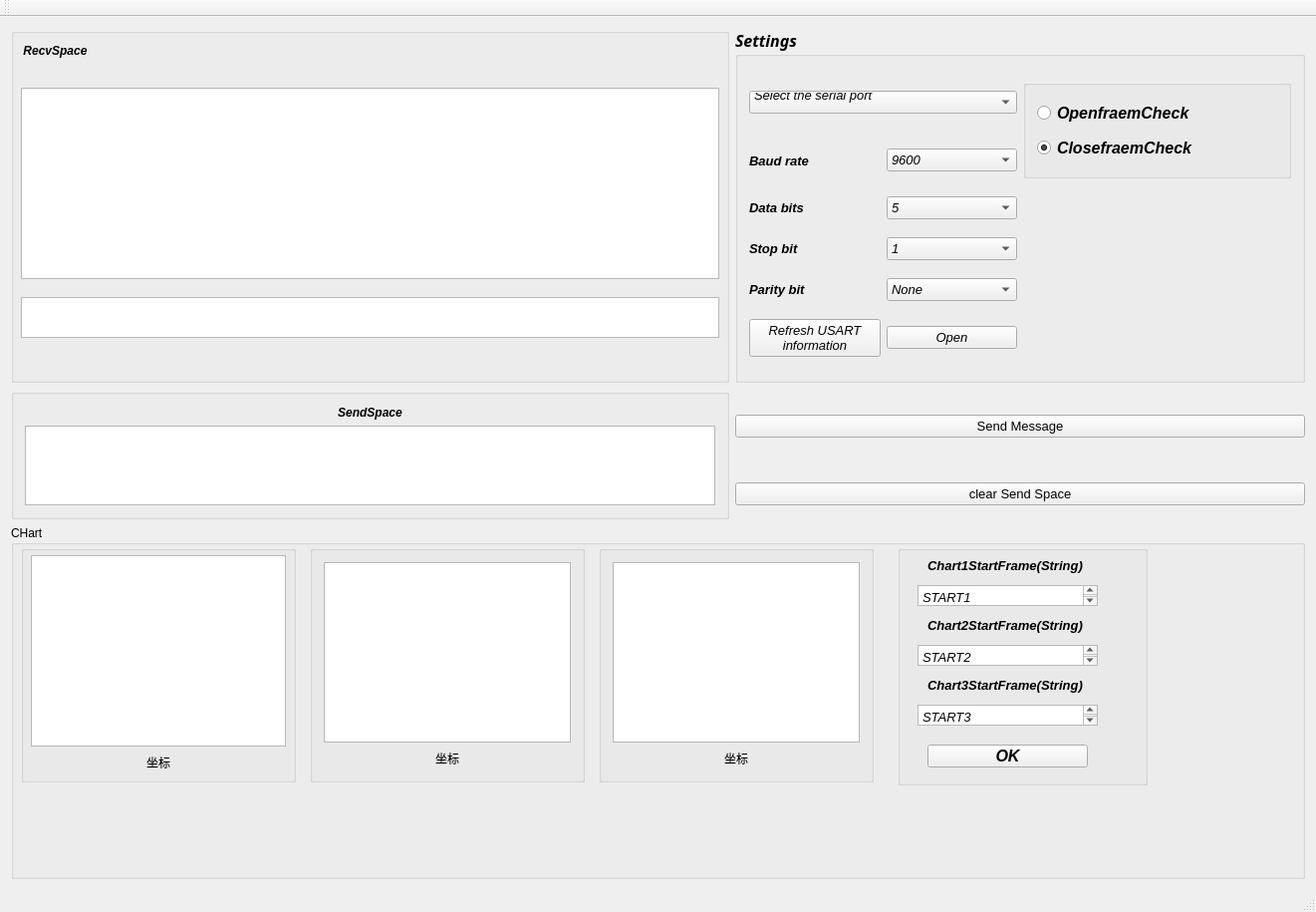
<?xml version="1.0" encoding="UTF-8"?>
<ui version="4.0">
 <class>MySoftware</class>
 <widget class="QMainWindow" name="MySoftware">
  <property name="geometry">
   <rect>
    <x>0</x>
    <y>0</y>
    <width>1321</width>
    <height>915</height>
   </rect>
  </property>
  <property name="windowTitle">
   <string>MySoftware</string>
  </property>
  <widget class="QWidget" name="centralWidget">
   <layout class="QGridLayout" name="gridLayout">
    <item row="3" column="0" colspan="2">
     <widget class="QGroupBox" name="groupBox_9">
      <property name="minimumSize">
       <size>
        <width>931</width>
        <height>301</height>
       </size>
      </property>
      <property name="title">
       <string>CHart</string>
      </property>
      <widget class="QGroupBox" name="groupBox_10">
       <property name="geometry">
        <rect>
         <x>300</x>
         <y>20</y>
         <width>276</width>
         <height>238</height>
        </rect>
       </property>
       <property name="minimumSize">
        <size>
         <width>276</width>
         <height>238</height>
        </size>
       </property>
       <property name="maximumSize">
        <size>
         <width>276</width>
         <height>238</height>
        </size>
       </property>
       <property name="title">
        <string/>
       </property>
       <layout class="QGridLayout" name="gridLayout_5">
        <item row="0" column="0">
         <widget class="QChartView" name="VDetectGGraph_2"/>
        </item>
        <item row="1" column="0">
         <widget class="QLabel" name="VDetectCoord_2">
          <property name="minimumSize">
           <size>
            <width>141</width>
            <height>20</height>
           </size>
          </property>
          <property name="text">
           <string>&lt;html&gt;&lt;head/&gt;&lt;body&gt;&lt;p align=&quot;center&quot;&gt;坐标&lt;/p&gt;&lt;/body&gt;&lt;/html&gt;</string>
          </property>
         </widget>
        </item>
       </layout>
      </widget>
      <widget class="QGroupBox" name="groupBox_11">
       <property name="geometry">
        <rect>
         <x>590</x>
         <y>20</y>
         <width>276</width>
         <height>238</height>
        </rect>
       </property>
       <property name="minimumSize">
        <size>
         <width>276</width>
         <height>238</height>
        </size>
       </property>
       <property name="maximumSize">
        <size>
         <width>276</width>
         <height>238</height>
        </size>
       </property>
       <property name="title">
        <string/>
       </property>
       <layout class="QGridLayout" name="gridLayout_6">
        <item row="0" column="0">
         <widget class="QChartView" name="VDetectGGraph_3"/>
        </item>
        <item row="1" column="0">
         <widget class="QLabel" name="VDetectCoord_3">
          <property name="minimumSize">
           <size>
            <width>121</width>
            <height>20</height>
           </size>
          </property>
          <property name="text">
           <string>&lt;html&gt;&lt;head/&gt;&lt;body&gt;&lt;p align=&quot;center&quot;&gt;坐标&lt;/p&gt;&lt;/body&gt;&lt;/html&gt;</string>
          </property>
         </widget>
        </item>
       </layout>
      </widget>
      <widget class="QGroupBox" name="groupBox_12">
       <property name="geometry">
        <rect>
         <x>10</x>
         <y>20</y>
         <width>276</width>
         <height>238</height>
        </rect>
       </property>
       <property name="title">
        <string/>
       </property>
       <widget class="QLabel" name="VDetectCoord_1">
        <property name="geometry">
         <rect>
          <x>10</x>
          <y>208</y>
          <width>256</width>
          <height>20</height>
         </rect>
        </property>
        <property name="minimumSize">
         <size>
          <width>131</width>
          <height>20</height>
         </size>
        </property>
        <property name="maximumSize">
         <size>
          <width>256</width>
          <height>20</height>
         </size>
        </property>
        <property name="text">
         <string>&lt;html&gt;&lt;head/&gt;&lt;body&gt;&lt;p align=&quot;center&quot;&gt;坐标&lt;/p&gt;&lt;/body&gt;&lt;/html&gt;</string>
        </property>
       </widget>
       <widget class="QChartView" name="VDetectGGraph_1">
        <property name="geometry">
         <rect>
          <x>10</x>
          <y>10</y>
          <width>256</width>
          <height>192</height>
         </rect>
        </property>
       </widget>
      </widget>
      <widget class="QGroupBox" name="groupBox_13">
       <property name="geometry">
        <rect>
         <x>890</x>
         <y>20</y>
         <width>251</width>
         <height>241</height>
        </rect>
       </property>
       <property name="minimumSize">
        <size>
         <width>251</width>
         <height>231</height>
        </size>
       </property>
       <property name="font">
        <font>
         <family>Nirmala UI</family>
         <pointsize>12</pointsize>
         <italic>true</italic>
         <bold>true</bold>
        </font>
       </property>
       <property name="title">
        <string/>
       </property>
       <widget class="QTextEdit" name="Chart2StartFrame">
        <property name="geometry">
         <rect>
          <x>20</x>
          <y>100</y>
          <width>181</width>
          <height>21</height>
         </rect>
        </property>
        <property name="font">
         <font>
          <family>Nirmala UI</family>
          <pointsize>10</pointsize>
          <italic>false</italic>
          <bold>false</bold>
         </font>
        </property>
        <property name="mouseTracking">
         <bool>true</bool>
        </property>
        <property name="html">
         <string>&lt;!DOCTYPE HTML PUBLIC &quot;-//W3C//DTD HTML 4.0//EN&quot; &quot;http://www.w3.org/TR/REC-html40/strict.dtd&quot;&gt;
&lt;html&gt;&lt;head&gt;&lt;meta name=&quot;qrichtext&quot; content=&quot;1&quot; /&gt;&lt;meta charset=&quot;utf-8&quot; /&gt;&lt;style type=&quot;text/css&quot;&gt;
p, li { white-space: pre-wrap; }
hr { height: 1px; border-width: 0; }
li.unchecked::marker { content: &quot;\2610&quot;; }
li.checked::marker { content: &quot;\2612&quot;; }
&lt;/style&gt;&lt;/head&gt;&lt;body style=&quot; font-family:'Nirmala UI'; font-size:10pt; font-weight:400; font-style:normal;&quot;&gt;
&lt;p style=&quot; margin-top:0px; margin-bottom:0px; margin-left:0px; margin-right:0px; -qt-block-indent:0; text-indent:0px;&quot;&gt;&lt;span style=&quot; font-family:'Agency FB','Nirmala UI','Agency FB'; font-style:italic;&quot;&gt;START2&lt;/span&gt;&lt;/p&gt;&lt;/body&gt;&lt;/html&gt;</string>
        </property>
       </widget>
       <widget class="QLabel" name="label_19">
        <property name="geometry">
         <rect>
          <x>30</x>
          <y>70</y>
          <width>181</width>
          <height>20</height>
         </rect>
        </property>
        <property name="font">
         <font>
          <family>Nirmala UI</family>
          <pointsize>10</pointsize>
          <italic>true</italic>
          <bold>true</bold>
         </font>
        </property>
        <property name="text">
         <string>Chart2StartFrame(String)</string>
        </property>
       </widget>
       <widget class="QLabel" name="label_20">
        <property name="geometry">
         <rect>
          <x>30</x>
          <y>10</y>
          <width>181</width>
          <height>20</height>
         </rect>
        </property>
        <property name="font">
         <font>
          <family>Nirmala UI</family>
          <pointsize>10</pointsize>
          <italic>true</italic>
          <bold>true</bold>
         </font>
        </property>
        <property name="text">
         <string>Chart1StartFrame(String)</string>
        </property>
       </widget>
       <widget class="QTextEdit" name="Chart1StartFrame">
        <property name="geometry">
         <rect>
          <x>20</x>
          <y>40</y>
          <width>181</width>
          <height>21</height>
         </rect>
        </property>
        <property name="font">
         <font>
          <family>Nirmala UI</family>
          <pointsize>10</pointsize>
          <italic>true</italic>
          <bold>true</bold>
         </font>
        </property>
        <property name="html">
         <string>&lt;!DOCTYPE HTML PUBLIC &quot;-//W3C//DTD HTML 4.0//EN&quot; &quot;http://www.w3.org/TR/REC-html40/strict.dtd&quot;&gt;
&lt;html&gt;&lt;head&gt;&lt;meta name=&quot;qrichtext&quot; content=&quot;1&quot; /&gt;&lt;meta charset=&quot;utf-8&quot; /&gt;&lt;style type=&quot;text/css&quot;&gt;
p, li { white-space: pre-wrap; }
hr { height: 1px; border-width: 0; }
li.unchecked::marker { content: &quot;\2610&quot;; }
li.checked::marker { content: &quot;\2612&quot;; }
&lt;/style&gt;&lt;/head&gt;&lt;body style=&quot; font-family:'Nirmala UI'; font-size:10pt; font-weight:700; font-style:italic;&quot;&gt;
&lt;p style=&quot; margin-top:0px; margin-bottom:0px; margin-left:0px; margin-right:0px; -qt-block-indent:0; text-indent:0px;&quot;&gt;&lt;span style=&quot; font-family:'Agency FB','Agency FB'; font-weight:400;&quot;&gt;START1&lt;/span&gt;&lt;/p&gt;&lt;/body&gt;&lt;/html&gt;</string>
        </property>
       </widget>
       <widget class="QLabel" name="label_21">
        <property name="geometry">
         <rect>
          <x>30</x>
          <y>130</y>
          <width>181</width>
          <height>20</height>
         </rect>
        </property>
        <property name="font">
         <font>
          <family>Nirmala UI</family>
          <pointsize>10</pointsize>
          <italic>true</italic>
          <bold>true</bold>
         </font>
        </property>
        <property name="text">
         <string>Chart3StartFrame(String)</string>
        </property>
       </widget>
       <widget class="QTextEdit" name="Chart3StartFrame">
        <property name="geometry">
         <rect>
          <x>20</x>
          <y>160</y>
          <width>181</width>
          <height>21</height>
         </rect>
        </property>
        <property name="font">
         <font>
          <family>Nirmala UI</family>
          <pointsize>10</pointsize>
          <italic>false</italic>
          <bold>false</bold>
         </font>
        </property>
        <property name="mouseTracking">
         <bool>true</bool>
        </property>
        <property name="html">
         <string>&lt;!DOCTYPE HTML PUBLIC &quot;-//W3C//DTD HTML 4.0//EN&quot; &quot;http://www.w3.org/TR/REC-html40/strict.dtd&quot;&gt;
&lt;html&gt;&lt;head&gt;&lt;meta name=&quot;qrichtext&quot; content=&quot;1&quot; /&gt;&lt;meta charset=&quot;utf-8&quot; /&gt;&lt;style type=&quot;text/css&quot;&gt;
p, li { white-space: pre-wrap; }
hr { height: 1px; border-width: 0; }
li.unchecked::marker { content: &quot;\2610&quot;; }
li.checked::marker { content: &quot;\2612&quot;; }
&lt;/style&gt;&lt;/head&gt;&lt;body style=&quot; font-family:'Nirmala UI'; font-size:10pt; font-weight:400; font-style:normal;&quot;&gt;
&lt;p style=&quot; margin-top:0px; margin-bottom:0px; margin-left:0px; margin-right:0px; -qt-block-indent:0; text-indent:0px;&quot;&gt;&lt;span style=&quot; font-family:'Agency FB','Nirmala UI','Agency FB'; font-style:italic;&quot;&gt;START3&lt;/span&gt;&lt;/p&gt;&lt;/body&gt;&lt;/html&gt;</string>
        </property>
       </widget>
       <widget class="QPushButton" name="SetChartFrame">
        <property name="geometry">
         <rect>
          <x>30</x>
          <y>200</y>
          <width>161</width>
          <height>23</height>
         </rect>
        </property>
        <property name="text">
         <string>OK</string>
        </property>
       </widget>
      </widget>
     </widget>
    </item>
    <item row="1" column="1">
     <widget class="QPushButton" name="SendSerialMessage">
      <property name="font">
       <font>
        <family>Nirmala UI</family>
        <pointsize>10</pointsize>
        <bold>false</bold>
       </font>
      </property>
      <property name="text">
       <string>Send Message</string>
      </property>
     </widget>
    </item>
    <item row="0" column="0">
     <widget class="QGroupBox" name="groupBox_2">
      <property name="minimumSize">
       <size>
        <width>721</width>
        <height>348</height>
       </size>
      </property>
      <property name="title">
       <string/>
      </property>
      <widget class="QTextBrowser" name="RXBytescount">
       <property name="geometry">
        <rect>
         <x>10</x>
         <y>270</y>
         <width>701</width>
         <height>41</height>
        </rect>
       </property>
       <property name="maximumSize">
        <size>
         <width>701</width>
         <height>41</height>
        </size>
       </property>
      </widget>
      <widget class="QLabel" name="label_7">
       <property name="geometry">
        <rect>
         <x>12</x>
         <y>15</y>
         <width>65</width>
         <height>16</height>
        </rect>
       </property>
       <property name="text">
        <string>&lt;html&gt;&lt;head/&gt;&lt;body&gt;&lt;p align=&quot;center&quot;&gt;&lt;span style=&quot; font-weight:600; font-style:italic;&quot;&gt;RecvSpace&lt;/span&gt;&lt;/p&gt;&lt;/body&gt;&lt;/html&gt;</string>
       </property>
      </widget>
      <widget class="QTextBrowser" name="RecvSpace">
       <property name="geometry">
        <rect>
         <x>10</x>
         <y>60</y>
         <width>701</width>
         <height>192</height>
        </rect>
       </property>
       <property name="minimumSize">
        <size>
         <width>701</width>
         <height>192</height>
        </size>
       </property>
       <property name="maximumSize">
        <size>
         <width>701</width>
         <height>192</height>
        </size>
       </property>
       <property name="font">
        <font>
         <family>Agency FB</family>
         <pointsize>10</pointsize>
         <bold>true</bold>
        </font>
       </property>
      </widget>
     </widget>
    </item>
    <item row="2" column="1">
     <widget class="QPushButton" name="ClearSendSpace">
      <property name="font">
       <font>
        <family>Nirmala UI</family>
        <pointsize>10</pointsize>
        <bold>false</bold>
       </font>
      </property>
      <property name="text">
       <string>clear Send Space</string>
      </property>
     </widget>
    </item>
    <item row="1" column="0" rowspan="2">
     <widget class="QGroupBox" name="groupBox_7">
      <property name="minimumSize">
       <size>
        <width>701</width>
        <height>131</height>
       </size>
      </property>
      <property name="maximumSize">
       <size>
        <width>721</width>
        <height>131</height>
       </size>
      </property>
      <property name="title">
       <string/>
      </property>
      <layout class="QGridLayout" name="gridLayout_3">
       <item row="0" column="0">
        <widget class="QLabel" name="label_18">
         <property name="text">
          <string>&lt;html&gt;&lt;head/&gt;&lt;body&gt;&lt;p align=&quot;center&quot;&gt;&lt;span style=&quot; font-weight:600; font-style:italic;&quot;&gt;SendSpace&lt;/span&gt;&lt;/p&gt;&lt;/body&gt;&lt;/html&gt;</string>
         </property>
        </widget>
       </item>
       <item row="1" column="0">
        <widget class="QTextEdit" name="SendSpace">
         <property name="font">
          <font>
           <family>Agency FB</family>
           <pointsize>10</pointsize>
           <bold>true</bold>
          </font>
         </property>
        </widget>
       </item>
      </layout>
     </widget>
    </item>
    <item row="0" column="1">
     <widget class="QGroupBox" name="groupBox">
      <property name="minimumSize">
       <size>
        <width>481</width>
        <height>229</height>
       </size>
      </property>
      <property name="font">
       <font>
        <family>Agency FB</family>
        <pointsize>12</pointsize>
        <italic>true</italic>
        <bold>true</bold>
       </font>
      </property>
      <property name="title">
       <string>Settings</string>
      </property>
      <layout class="QGridLayout" name="gridLayout_2">
       <item row="2" column="0">
        <widget class="QLabel" name="label_13">
         <property name="font">
          <font>
           <family>Nirmala UI</family>
           <pointsize>10</pointsize>
           <italic>true</italic>
           <bold>true</bold>
          </font>
         </property>
         <property name="text">
          <string>Data bits</string>
         </property>
        </widget>
       </item>
       <item row="1" column="0">
        <widget class="QLabel" name="label_15">
         <property name="font">
          <font>
           <family>Nirmala UI</family>
           <pointsize>10</pointsize>
           <italic>true</italic>
           <bold>true</bold>
          </font>
         </property>
         <property name="text">
          <string>Baud rate</string>
         </property>
        </widget>
       </item>
       <item row="4" column="1">
        <widget class="QComboBox" name="ParityInfo">
         <property name="font">
          <font>
           <family>Nirmala UI</family>
           <pointsize>10</pointsize>
           <italic>true</italic>
           <bold>false</bold>
          </font>
         </property>
         <item>
          <property name="text">
           <string>None</string>
          </property>
         </item>
         <item>
          <property name="text">
           <string>Even</string>
          </property>
         </item>
         <item>
          <property name="text">
           <string>Odd</string>
          </property>
         </item>
         <item>
          <property name="text">
           <string>Space</string>
          </property>
         </item>
         <item>
          <property name="text">
           <string>Mark</string>
          </property>
         </item>
        </widget>
       </item>
       <item row="5" column="0">
        <widget class="QPushButton" name="RefreshUSART">
         <property name="font">
          <font>
           <family>Nirmala UI</family>
           <pointsize>10</pointsize>
           <italic>true</italic>
           <bold>false</bold>
          </font>
         </property>
         <property name="text">
          <string>Refresh USART 
information</string>
         </property>
        </widget>
       </item>
       <item row="2" column="1">
        <widget class="QComboBox" name="DataBitsInfo">
         <property name="font">
          <font>
           <family>Nirmala UI</family>
           <pointsize>10</pointsize>
           <italic>true</italic>
           <bold>false</bold>
          </font>
         </property>
         <item>
          <property name="text">
           <string>5</string>
          </property>
         </item>
         <item>
          <property name="text">
           <string>6</string>
          </property>
         </item>
         <item>
          <property name="text">
           <string>7</string>
          </property>
         </item>
         <item>
          <property name="text">
           <string>8</string>
          </property>
         </item>
        </widget>
       </item>
       <item row="3" column="1">
        <widget class="QComboBox" name="StopBitsInfo">
         <property name="font">
          <font>
           <family>Nirmala UI</family>
           <pointsize>10</pointsize>
           <italic>true</italic>
           <bold>false</bold>
          </font>
         </property>
         <item>
          <property name="text">
           <string>1</string>
          </property>
         </item>
         <item>
          <property name="text">
           <string>1.5</string>
          </property>
         </item>
         <item>
          <property name="text">
           <string>2</string>
          </property>
         </item>
        </widget>
       </item>
       <item row="4" column="0">
        <widget class="QLabel" name="label_12">
         <property name="font">
          <font>
           <family>Nirmala UI</family>
           <pointsize>10</pointsize>
           <italic>true</italic>
           <bold>true</bold>
          </font>
         </property>
         <property name="text">
          <string>Parity bit</string>
         </property>
        </widget>
       </item>
       <item row="5" column="1">
        <widget class="QPushButton" name="OpenCloseUSART">
         <property name="font">
          <font>
           <family>Nirmala UI</family>
           <pointsize>10</pointsize>
           <italic>true</italic>
           <bold>false</bold>
          </font>
         </property>
         <property name="text">
          <string>Open</string>
         </property>
        </widget>
       </item>
       <item row="3" column="0">
        <widget class="QLabel" name="label_14">
         <property name="font">
          <font>
           <family>Nirmala UI</family>
           <pointsize>10</pointsize>
           <italic>true</italic>
           <bold>true</bold>
          </font>
         </property>
         <property name="text">
          <string>Stop bit</string>
         </property>
        </widget>
       </item>
       <item row="0" column="0" colspan="2">
        <widget class="QComboBox" name="USARTInfo">
         <property name="font">
          <font>
           <family>Nirmala UI</family>
           <pointsize>10</pointsize>
           <italic>true</italic>
           <bold>false</bold>
          </font>
         </property>
         <item>
          <property name="text">
           <string>Select the serial port

</string>
          </property>
         </item>
        </widget>
       </item>
       <item row="1" column="1">
        <widget class="QComboBox" name="BaudInfo">
         <property name="font">
          <font>
           <family>Nirmala UI</family>
           <pointsize>10</pointsize>
           <italic>true</italic>
           <bold>false</bold>
          </font>
         </property>
         <item>
          <property name="text">
           <string>9600</string>
          </property>
         </item>
         <item>
          <property name="text">
           <string>19200</string>
          </property>
         </item>
         <item>
          <property name="text">
           <string>38400</string>
          </property>
         </item>
         <item>
          <property name="text">
           <string>57600</string>
          </property>
         </item>
         <item>
          <property name="text">
           <string>115200</string>
          </property>
         </item>
        </widget>
       </item>
       <item row="0" column="2" rowspan="2" colspan="2">
        <widget class="QGroupBox" name="groupBox_6">
         <property name="font">
          <font>
           <family>Nirmala UI</family>
           <pointsize>12</pointsize>
           <italic>true</italic>
           <bold>true</bold>
          </font>
         </property>
         <property name="title">
          <string/>
         </property>
         <layout class="QVBoxLayout" name="verticalLayout">
          <item>
           <widget class="QRadioButton" name="OpenfraemCheck">
            <property name="text">
             <string>OpenfraemCheck</string>
            </property>
            <property name="checked">
             <bool>false</bool>
            </property>
           </widget>
          </item>
          <item>
           <widget class="QRadioButton" name="ClosefraemCheck">
            <property name="text">
             <string>ClosefraemCheck</string>
            </property>
            <property name="checked">
             <bool>true</bool>
            </property>
           </widget>
          </item>
         </layout>
        </widget>
       </item>
      </layout>
     </widget>
    </item>
   </layout>
  </widget>
  <widget class="QMenuBar" name="menuBar">
   <property name="geometry">
    <rect>
     <x>0</x>
     <y>0</y>
     <width>1321</width>
     <height>20</height>
    </rect>
   </property>
  </widget>
  <widget class="QToolBar" name="mainToolBar">
   <attribute name="toolBarArea">
    <enum>TopToolBarArea</enum>
   </attribute>
   <attribute name="toolBarBreak">
    <bool>false</bool>
   </attribute>
  </widget>
  <widget class="QStatusBar" name="statusBar"/>
 </widget>
 <layoutdefault spacing="6" margin="11"/>
 <customwidgets>
  <customwidget>
   <class>QChartView</class>
   <extends>QGraphicsView</extends>
   <header>qchartview.h</header>
  </customwidget>
 </customwidgets>
 <resources/>
 <connections/>
</ui>
